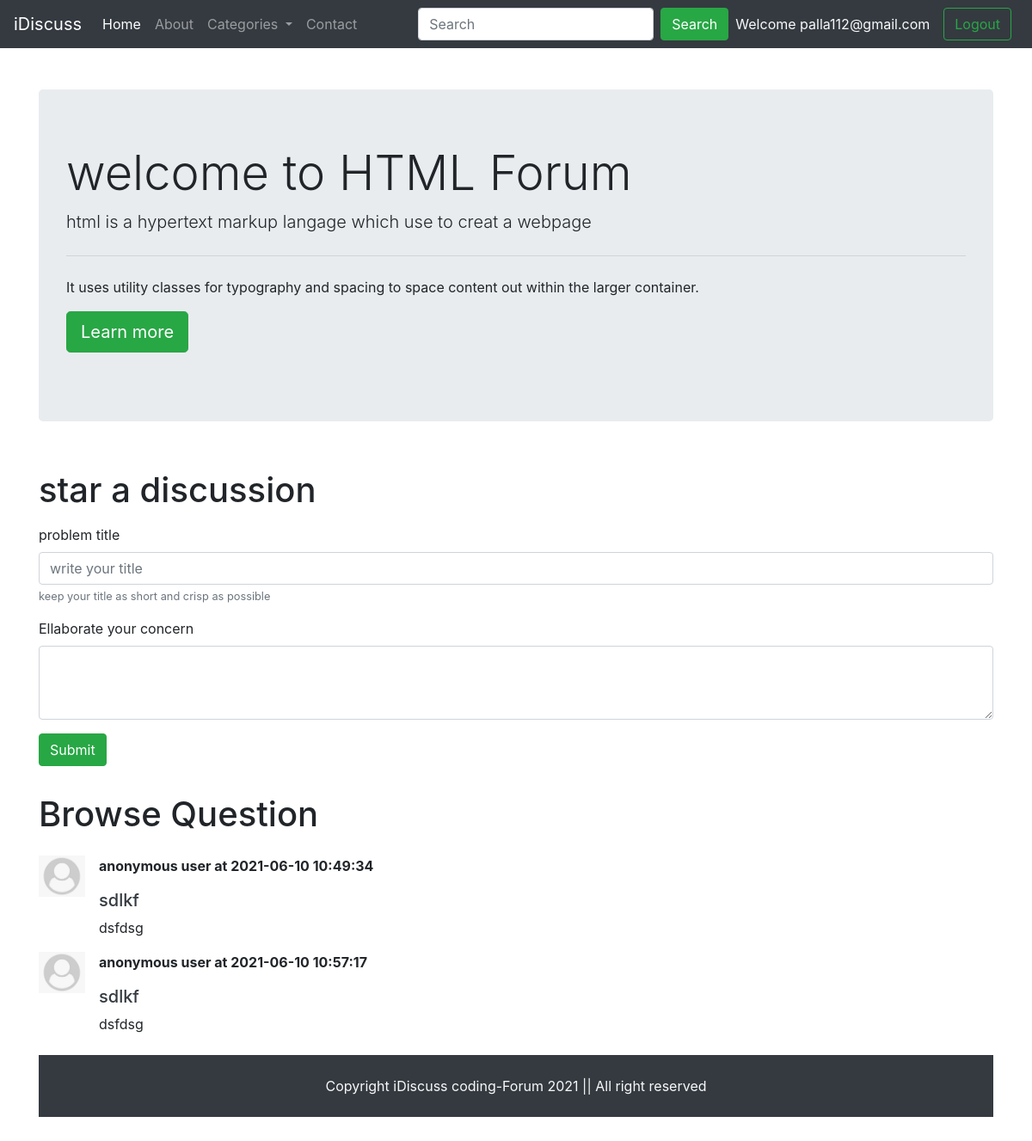
Page /threadlist.php?catid=2 (signed in) on the committed database.
### tables this page shows
CREATE TABLE `categories` (
  `categories_id` int(25) NOT NULL,
  `categories_name` varchar(255) NOT NULL,
  `categories_discription` varchar(255) NOT NULL,
  `created` datetime NOT NULL DEFAULT current_timestamp()
);

CREATE TABLE `threads` (
  `thread_id` int(10) NOT NULL,
  `thread_title` varchar(255) DEFAULT NULL,
  `thread_desc` text NOT NULL,
  `thread_cat_id` int(15) NOT NULL,
  `thread_user_id` int(15) NOT NULL,
  `dt` datetime NOT NULL DEFAULT current_timestamp()
);

### threadlist.php (the view, shortened to what this page needs)
<!doctype html>
<html lang="en">
<head>
    <link rel="stylesheet" href="https://maxcdn.bootstrapcdn.com/bootstrap/4.0.0/css/bootstrap.min.css"
>
</head>
<body>
    <?php include "partials/_header.php"; ?>
    <?php include "partials/_dbconnect.php"; ?>
    <?php
      $id = $_GET['catid'];
      $sql = "SELECT * FROM categories WHERE categories_id=$id";
      $result = mysqli_query($conn,$sql);
      while($row = mysqli_fetch_assoc($result)){
              $catname = $row['categories_name'];
              $catdesc = $row['categories_discription'];
      }
      ?>
    <div class="container my-5">
        <div class="jumbotron">
            <h1 class="display-4">welcome to <?php echo $catname; ?> Forum </h1>
            <p class="lead"><?php echo $catdesc; ?></p>
            <hr class="my-4">
            <p>It uses utility classes for typography and spacing to space content out within the larger container.</p>
            <p class="lead">
                <a class="btn btn-success btn-lg" href="#" role="button">Learn more</a>
            </p>
        </div>
    </div>
    <div class="container">
        <h1 class="py-2"> star a discussion </h1>
        <form action="<?PHP echo $_SERVER['REQUEST_URI'] ?>" method="post">
            <div class="form-group">
                <label for="title">problem title</label>
                <input type="text" class="form-control" id="title" name="title" aria-describedby="emailHelp"
                    placeholder="write your title">
                <small id="emailHelp" class="form-text text-muted">keep your title as short and crisp as possible
                </small>
            </div>
            <div class="form-group">
                <label for="exampleFormControlTextarea1">Ellaborate your concern</label>
                <textarea class="form-control" id="desc" name="desc" rows="3"></textarea>
            </div>
            <button type="submit" class="btn btn-success">Submit</button>
        </form>
    </div>
    <div class="container my-4 " id="ques">
        <h1 class="py-2"> Browse Question </h1>
        <?php
      $id = $_GET['catid'];
      $sql = "SELECT * FROM threads WHERE thread_cat_id= $id";
      $result = mysqli_query($conn,$sql);
     while($row = mysqli_fetch_assoc($result)){
        $id = $row['thread_id'];
        $title = $row['thread_title'];
        $desc = $row['thread_desc'];
        $thread_time = $row['dt'];
        echo '<div class="media my-3">
            <img src="img/user_default.jpg" width="54px" class="mr-3" alt="logo">
            <div class="media-body">
             <p class="font-weight-bold">anonymous user at '.  $thread_time.'</p>
             <h5 class="mt-0"> <a class="text-dark" href="thread.php?threadid= '.$id.' ">'. $title . ' </a></h5>
                '. $desc . '
        </div>
    </div>';
        }
 ?>
        <?php include "partials/footer.php"; ?>
</body>
</html>

### threadlist.php (style rules this page uses)
#ques { min-height: 433px; }

### rows in the picture
categories: categories_name "HTML", categories_discription "html is a hypertext markup langage which use to creat a webpage"
threads: dt "2021-06-10 10:49:34", thread_title "sdlkf", thread_desc "dsfdsg"
threads: dt "2021-06-10 10:57:17", thread_title "sdlkf", thread_desc "dsfdsg"

### other values in the picture
$_SESSION['useremail'] "palla112@gmail.com"
